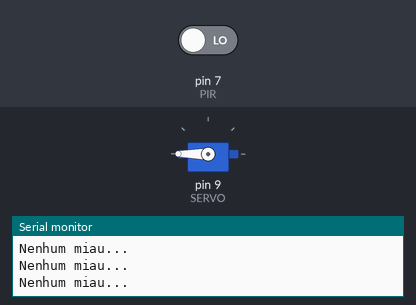
The sketch below on a simulated Arduino Uno, built with avr-gcc and run on an emulated ATmega328P. Shown: servo, the last lines printed to the serial monitor. Inputs (shaded band) come from the test bench; at power-on: pin 7 (PIR) LOW.

Above: at 2.8 s.
2.9 s: pin 7 (PIR) driven HIGH
At 3.46 s:
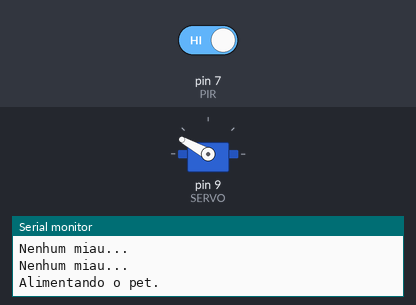
6.4 s: pin 7 (PIR) driven LOW
At 6.79 s:
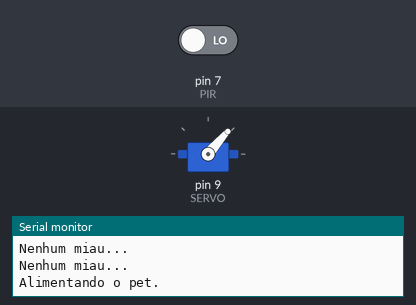
At 7.4 s:
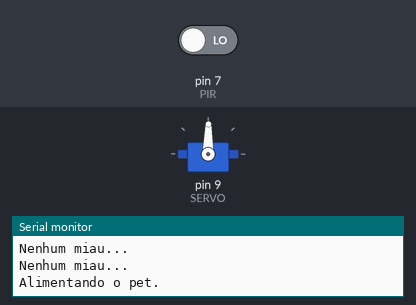
Timing chart, 0 to 10.2 s (numbered marks = the images above; inputs shaded):
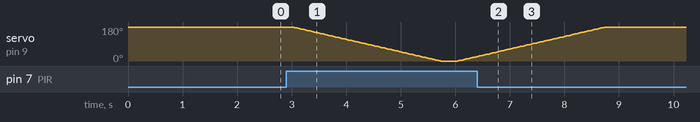

Measured:
- after the input at 6.4 s, servo on pin 9 (SERVO): goes on until 8.7 s, then stays 179°

The sketch:

06.ino
```cpp
#include <Servo.h>

#define PIR 7
#define SERVO 9
#define INTERVAL 1000

Servo servo;

int pos;
int movimento = 0;

void setup() {
  Serial.begin(9600);
  pinMode(PIR, INPUT);
  servo.attach(SERVO);
  servo.write(180);
}

void loop() {
  if (digitalRead(PIR) == HIGH) {
    Serial.println("Alimentando o pet.");

    for (pos = 180; pos >= 0; pos--) {
      servo.write(pos);
      delay(15);
    }

    delay(300);

    for (pos = 0; pos < 180; pos++) {
      servo.write(pos);
      delay(15);
    }
  }
  else {
    Serial.println("Nenhum miau...");
  }
  delay(1000);
}
```
